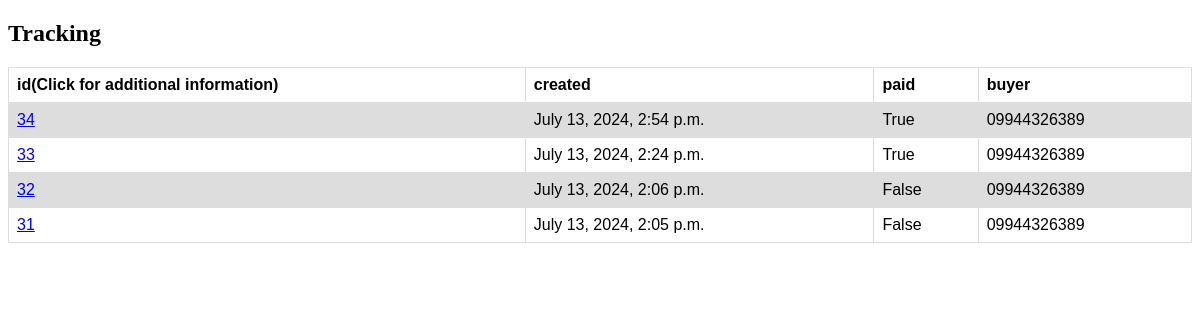
The page /orders/order_list/ (signed in) on the database as committed earlier.
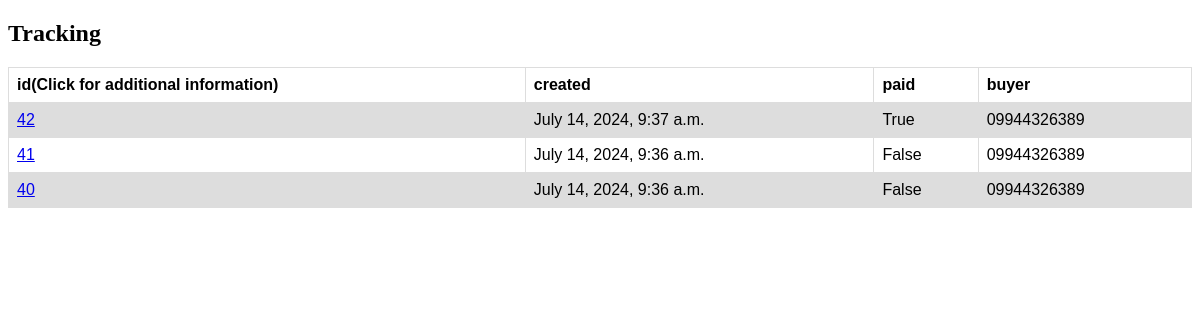
The same page on the database as committed later.
### orders/models.py (models this page shows, shortened)
class Order(models.Model):
    buyer = models.ForeignKey(ShopUser,on_delete=models.SET_NULL,related_name='orders',null=True)
    first_name = models.CharField(max_length=50)
    last_name = models.CharField(max_length=50)
    phone = models.CharField(max_length=11)
    address = models.CharField(max_length=250)
    postal_code = models.CharField(max_length=10)
    province = models.CharField(max_length=50)
    city = models.CharField(max_length=50)
    created = models.DateTimeField(auto_now_add=True)
    updated = models.DateTimeField(auto_now=True)
    paid = models.BooleanField(default=False)
    class Meta:
        ordering = ['-created']
        indexes = [
            models.Index(fields=['-created'])
        ]

### account/models.py (models this page shows)
class ShopUser(AbstractBaseUser, PermissionsMixin):
    first_name = models.CharField(max_length=50)
    last_name = models.CharField(max_length=50)
    phone = models.CharField(max_length=11, unique=True)
    address = models.TextField()
    is_active = models.BooleanField(default=True)
    is_staff = models.BooleanField(default=False)
    date_join = models.DateTimeField(default=timezone.now)
    objects = ShopUserManager()
    USERNAME_FIELD = 'phone'
    REQUIRED_FIELDS = []
    def __str__(self):
        return self.phone

### orders/views.py (the view)
# urls.py: path('order_list/', views.order_list, name='order_list'),
def order_list(request):
    user = request.user
    order = Order.objects.filter(buyer=user)
    return render(request, 'order_list.html', {'order': order})

### cart/context_processor.py (called while the page is built)
def cart(request):
    return {'cart': Cart(request)}

### orders/templates/order_list.html (shortened to what this page needs)
<!DOCTYPE html>
<html>
<head>
</head>
<body>
<h2>Tracking</h2>
<table>
  <tr>
    <th>id(Click for additional information)</th>
    <th>created</th>
    <th>paid</th>
    <th>buyer</th>
  </tr>
  <tr>
      {% for item in order %}
    <td><a href="{% url 'orders:order_detail' item.id %}">{{item.id}}</a></td>
    <td>{{item.created}}</td>
    <td>{{item.paid}}</td>
    <td>{{item.buyer}}</td>
  </tr>
  {%endfor%}
</table>
</body>
</html>

Rows that differ between the two databases and show on the page:
removed Order: id "34", created "July 13, 2024, 2:54 p.m.", paid "True", buyer "09944326389"
removed Order: id "33", created "July 13, 2024, 2:24 p.m.", paid "True", buyer "09944326389"
removed Order: id "32", created "July 13, 2024, 2:06 p.m.", paid "False", buyer "09944326389"
removed Order: id "31", created "July 13, 2024, 2:05 p.m.", paid "False", buyer "09944326389"
added Order: id "42", created "July 14, 2024, 9:37 a.m.", paid "True", buyer "09944326389"
added Order: id "41", created "July 14, 2024, 9:36 a.m.", paid "False", buyer "09944326389"
added Order: id "40", created "July 14, 2024, 9:36 a.m.", paid "False", buyer "09944326389"
